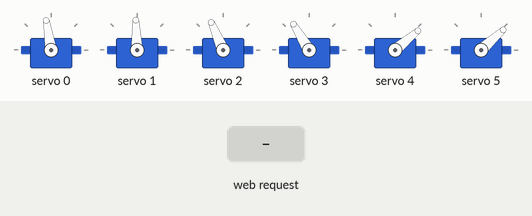
Recording of a sketch running on a simulated ESP32. Parts: 6 × servo. The inputs (shaded band) are chosen by the test bench. What the sketch prints to the serial monitor is not drawn.

Above: at 1.05 s.
1.3 s: HTTP request GET /set?rch=1 received
At 4.0 s:
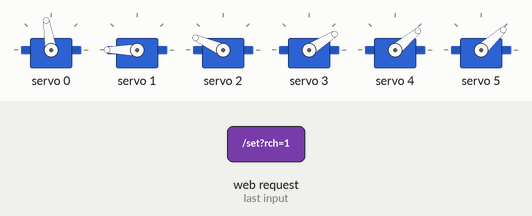
4.3 s: HTTP request GET /set?rot=1 received
At 6.2 s:
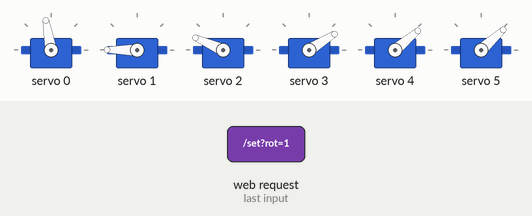
6.5 s: HTTP request GET /set?rot=120 received
At 8.1 s:
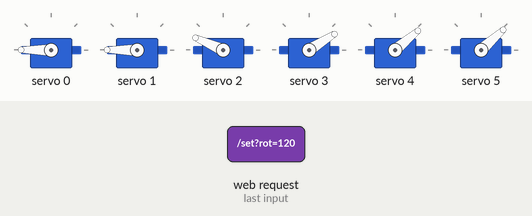
8.4 s: HTTP request GET /set?rot=0 received
At 8.69 s:
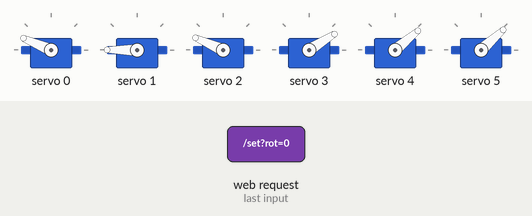
11.4 s: HTTP request GET /set?rch=120 received
At 13.7 s:
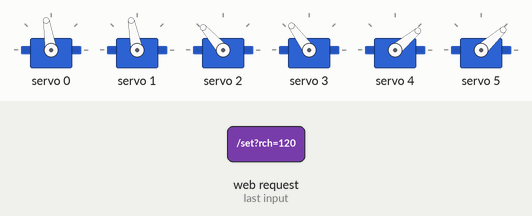
14.4 s: HTTP request GET /set?rch=0 received
At 14.82 s:
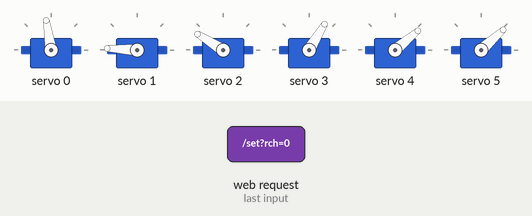
Timing chart, 0 to 18.4 s (numbered marks = the images above; inputs shaded):
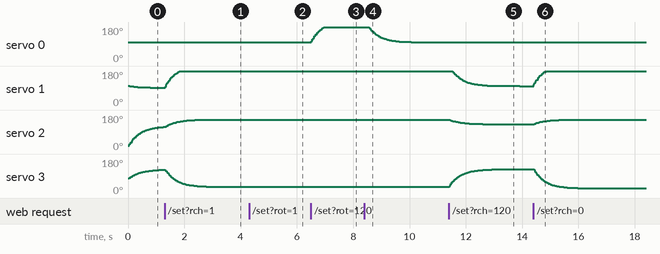

The sketch:

main.ino
```cpp
#include <Wire.h>
#include <Adafruit_PWMServoDriver.h>
#include <WiFi.h>
#include <WebServer.h>
#include <math.h>
#include "web_interface.h"

// Config section

const char* ssid = "AL5D_Robot_Controller";
const char* password = "12345678";

// Servo pin numbers on the PCA9685 board
#define PIN_BASE 0
#define PIN_SHOULDER 1
#define PIN_ELBOW 2
#define PIN_WRIST 3
#define PIN_WRIST_ROT 4
#define PIN_GRIPPER 5

// Calibration data
// These were measured manually for our exact robot

// Base Servo
#define BASE_MIN_PULSE 110
#define BASE_MAX_PULSE 525
#define BASE_MIN_DEG -103.6
#define BASE_MAX_DEG 100.9

// Shoulder Servo
#define SHLD_MIN_PULSE 138
#define SHLD_MAX_PULSE 520
#define SHLD_MIN_DEG -98.6
#define SHLD_MAX_DEG 100.5

// Elbow Servo
#define ELBW_MIN_PULSE 125
#define ELBW_MAX_PULSE 480
#define ELBW_MIN_DEG -7.2
#define ELBW_MAX_DEG 188.3

// Wrist Servo
#define WRST_MIN_PULSE 100
#define WRST_MAX_PULSE 550
#define WRST_MIN_DEG -78.5
#define WRST_MAX_DEG 129.2

// Wrist Rotation Servo
#define ROT_MIN_PULSE 130
#define ROT_MAX_PULSE 550
#define ROT_MIN_DEG -30.8
#define ROT_MAX_DEG 168.2

// Gripper Servo (note linear calibration)
#define GRIP_MIN_PULSE 200
#define GRIP_MAX_PULSE 375
#define GRIP_OPEN_MM 18.1
#define GRIP_CLOSE_MM 0.0

// Robot Arm Lengths in mm
#define LENGTH_A 146.5 // Shoulder to Elbow
#define LENGTH_B 180.5 // Elbow to Wrist
#define HEIGHT_OFFSET 92.5 // Base height

WebServer server(80);
Adafruit_PWMServoDriver pwm = Adafruit_PWMServoDriver();

// Values coming from the Website
float input_rot = 0.0;
float input_reach = 150.0;
float input_z = 100.0;
float input_pitch = 0.0;
float input_roll = 0.0;
float input_grip = 18.1;
float input_speed = 0.05;

// Current angles the robot is actually at
float current_base = 0.0;
float current_shoulder = 0.0;
float current_elbow = 0.0;
float current_wrist = 0.0;
float current_rot = 0.0;
float current_grip = 18.1;

// Target angles calculated by the Math
float target_base = 0.0;
float target_shoulder = 0.0;
float target_elbow = 0.0;
float target_wrist = 0.0;

// Timer for the loop
long last_time = 0;


void setup() {
  Serial.begin(115200);

  // Servo driver
  Wire.begin(21, 22);
  pwm.begin();
  pwm.setPWMFreq(50);

  // Wifi
  WiFi.softAP(ssid, password);
  Serial.print("IP Address: ");
  Serial.println(WiFi.softAPIP());

  // Setup web server
  server.on("/", []() {
    server.send(200, "text/html", index_html);
  });

  // When user moves a slider
  server.on("/set", handleCommand);

  server.begin();

  calculateAngles();
}


void loop() {
  // Check fro clicks
  server.handleClient();

  // Update the robot every 20 milliseconds
  long now = millis();
  if (now - last_time >= 20) {
    last_time = now;

    // Calculate where it should be
    calculateAngles();

    // Smoothly move current angles towards target angles
    // Formula: new_pos = (target * speed) + (old_pos * (1 - speed))
    current_base = (target_base * input_speed) + (current_base * (1.0 - input_speed));
    current_shoulder = (target_shoulder * input_speed) + (current_shoulder * (1.0 - input_speed));
    current_elbow = (target_elbow * input_speed) + (current_elbow * (1.0 - input_speed));
    current_wrist = (target_wrist * input_speed) + (current_wrist * (1.0 - input_speed));

    // Rotation and Grip are direct from sliders
    current_rot = (input_roll * input_speed) + (current_rot * (1.0 - input_speed));
    current_grip = (input_grip * input_speed) + (current_grip * (1.0 - input_speed));

    // Send pulse commands to the servos
    updateServos();
  }
}

// Read values from the URL
void handleCommand() {
  if (server.hasArg("rot")) input_rot = server.arg("rot").toFloat();
  if (server.hasArg("rch")) input_reach = server.arg("rch").toFloat();
  if (server.hasArg("z")) input_z = server.arg("z").toFloat();
  if (server.hasArg("p")) input_pitch = server.arg("p").toFloat();
  if (server.hasArg("r")) input_roll = server.arg("r").toFloat();
  if (server.hasArg("g")) input_grip = server.arg("g").toFloat();

  // Calculate speed based on the slider (converts 1 to 100 to smaller values)
  if (server.hasArg("s")) {
    float s = server.arg("s").toFloat();
    input_speed = s / 500.0;
    if (input_speed < 0.01) input_speed = 0.01;
  }

  server.send(200, "text/plain", "OK");
}

// Inverse Kinematics Math
// Calculates the angles needed to reach X, Y, Z
void calculateAngles() {
  // Base rotation is just input
  target_base = input_rot;

  // Calculate height relative to the shoulder joint
  float z_adjusted = input_z - HEIGHT_OFFSET;

  // Calculate the distance from shoulder to wrist
  float dist = sqrt((input_reach * input_reach) + (z_adjusted * z_adjusted));

  // Limit the reach to avoid damage
  float max_dist = LENGTH_A + LENGTH_B;
  if (dist > max_dist) dist = max_dist;
  if (dist < 50) dist = 50;

  // Law of Cosines to find the Shoulder Angle
  float top_a = (LENGTH_A * LENGTH_A) + (dist * dist) - (LENGTH_B * LENGTH_B);
  float bottom_a = 2 * LENGTH_A * dist;
  float alpha_rad = acos(top_a / bottom_a);

  // Law of Cosines to find the Elbow Angle
  float top_b = (LENGTH_A * LENGTH_A) + (LENGTH_B * LENGTH_B) - (dist * dist);
  float bottom_b = 2 * LENGTH_A * LENGTH_B;
  float beta_rad = acos(top_b / bottom_b);

  // Calculate the global angle of the arm
  float theta = atan2(z_adjusted, input_reach);

  // Convert Radians to Degrees
  float shoulder_deg = ((theta + alpha_rad) * 180.0 / PI) - 90.0;
  float elbow_deg = 180.0 - (beta_rad * 180.0 / PI);

  // Calculate Wrist Angle to keep the gripper level
  // Formula: Pitch - (Shoulder Angle - Elbow Angle + 90)
  float forearm_angle = (shoulder_deg + 90.0) - elbow_deg;
  float wrist_deg = input_pitch - forearm_angle;

  // Save the targets
  target_shoulder = shoulder_deg;
  target_elbow = elbow_deg;
  target_wrist = wrist_deg;
}

// Convert angles to pulses and send to PCA9685
void updateServos() {
  moveServo(PIN_BASE, current_base, BASE_MIN_DEG, BASE_MAX_DEG, BASE_MIN_PULSE, BASE_MAX_PULSE);
  moveServo(PIN_SHOULDER, current_shoulder, SHLD_MIN_DEG, SHLD_MAX_DEG, SHLD_MIN_PULSE, SHLD_MAX_PULSE);
  moveServo(PIN_ELBOW, current_elbow, ELBW_MIN_DEG, ELBW_MAX_DEG, ELBW_MIN_PULSE, ELBW_MAX_PULSE);
  moveServo(PIN_WRIST, current_wrist, WRST_MIN_DEG, WRST_MAX_DEG, WRST_MIN_PULSE, WRST_MAX_PULSE);
  moveServo(PIN_WRIST_ROT, current_rot, ROT_MIN_DEG, ROT_MAX_DEG, ROT_MIN_PULSE, ROT_MAX_PULSE);

  // Gripper uses linear mapping
  // We flipped mapping as 18 is open
  float g = current_grip;
  if (g > GRIP_OPEN_MM) g = GRIP_OPEN_MM;
  if (g < GRIP_CLOSE_MM) g = GRIP_CLOSE_MM;

  // Map logic for float
  float range_mm = GRIP_CLOSE_MM - GRIP_OPEN_MM;
  float range_pulse = GRIP_MAX_PULSE - GRIP_MIN_PULSE;
  float percent = (g - GRIP_OPEN_MM) / range_mm;
  int grip_pulse = GRIP_MIN_PULSE + (percent * range_pulse);

  pwm.setPWM(PIN_GRIPPER, 0, grip_pulse);
}

// Function to move a single servo
void moveServo(int pin, float angle, float minAng, float maxAng, int minPulse, int maxPulse) {
  // CHeck to not go past limits
  if (angle < minAng) angle = minAng;
  if (angle > maxAng) angle = maxAng;

  // Map the angle to a pulse width
  // (value - inMin) * (outMax - outMin) / (inMax - inMin) + outMin
  float pulse = (angle - minAng) * (maxPulse - minPulse) / (maxAng - minAng) + minPulse;

  // Send to hardware
  pwm.setPWM(pin, 0, (int)pulse);
}
```

Source omitted: web_interface.h (15221 bytes)

Measured:
- after the input at 1.3 s, servo 1: moves from 91° to 180° over 0.53 s, starting at once
- after the input at 4.3 s, servo 0: 99° → 100° after 0.79 s
- after the input at 6.5 s, servo 0: moves from 100° to 180° over 0.47 s, starting at once
- after the input at 8.4 s, servo 0: moves from 180° to 99° over 1.8 s, starting after 0.14 s
- after the input at 11.4 s, servo 1: moves from 180° to 100° over 2.4 s, starting after 0.14 s; servo 2: moves from 156° to 131° over 1.8 s, starting at once; servo 3: moves from 32° to 127° over 3.0 s, starting at once
- after the input at 14.4 s, servo 1: moves from 100° to 180° over 0.45 s, starting at once; servo 2: moves from 131° to 156° over 1.4 s, starting at once; servo 3: moves from 127° to 24° over 3.4 s, starting at once
